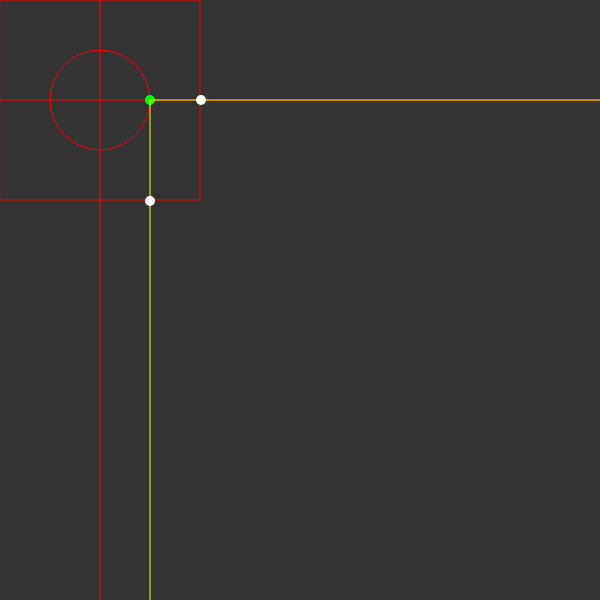
Frame 1 (no input)
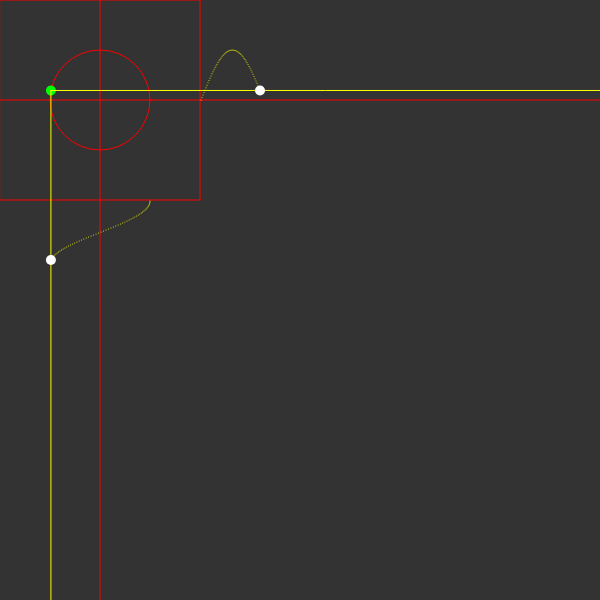
Frame 60 (no input)
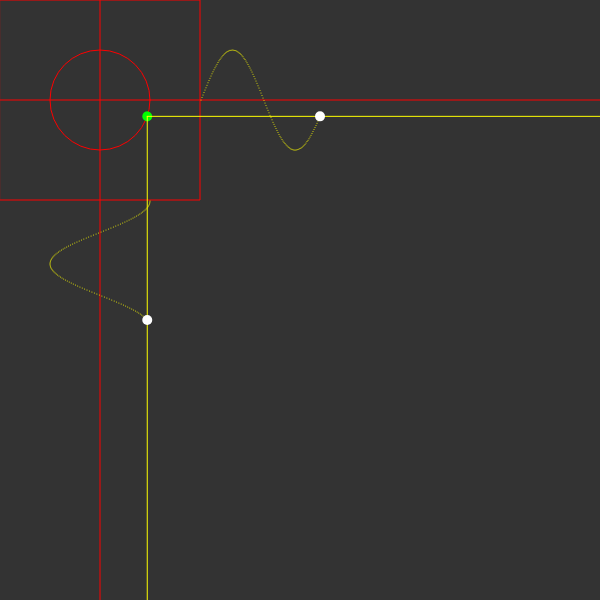
Frame 120 (the mouse pressed at the canvas centre since frame 60)

The p5.js sketch that drew these frames (run headless with seeded random() and noise() and a simulated clock; from frame 60 on, the mouse is pressed at the canvas centre):

// p5.js sketch
// ── sketch.js
var newHeight = 600;
var newWidth = 600;
var radius = newWidth / 6;
var angle = 0;
var increment = 0.05
var sine = [];
var cosine = [];

function setup() {
  createCanvas(newWidth, newHeight);
  background(51);
  angleMode(RADIANS);
}

function draw() {
  background(51);
  x = cos(angle) * radius / 2;
  y = sin(angle) * radius / 2;
  sine.push(createVector(frameCount % (width - radius * 2), y));
  cosine.push(createVector(x, frameCount % (height - radius * 2)));
  animateUnityFraming();
  animateCircle();
  animateSine(x, y);
  animateCosine(x, y);
  angle -= increment;
}

function animateUnityFraming() {
  stroke(255, 0, 0)
  noFill();
  line(0, radius, width, radius);
  line(radius, 0, radius, height);
  rect(0, 0, 2 * radius, 2 * radius);
  translate(radius, radius);
  ellipse(0, 0, radius);
}

function animateCircle() {
  push();
  fill(0, 255, 0);
  noStroke();
  rotate(angle);
  translate(radius / 2, 0);
  ellipse(0, 0, 10)
  pop();
}

function animateSine(x, y) {
  push();
  fill(0, 0, 255);
  stroke(255, 255, 0);
  line(x, y, width, y);
  beginShape(POINTS);
  fill(255);
  for (var i = 0; i < cosine.length; i++) {
    vertex(sine[i].x + radius, sine[i].y);
  }
  endShape();
  noStroke();
  translate(radius, y);
  ellipse(0 + (frameCount % (width - radius * 2)), 0, 10);
  pop();
}

function animateCosine(x, y) {
  push();
  fill(0, 0, 255);
  stroke(255, 255, 0);
  line(x, y, x, height);
  beginShape(POINTS);
  fill(255);
  for (var i = 0; i < cosine.length; i++) {
    vertex(cosine[i].x, cosine[i].y + radius);
  }
  endShape();
  noStroke();
  translate(x, radius);
  ellipse(0, 0 + (frameCount % (height - radius * 2)), 10);
  pop();
}
